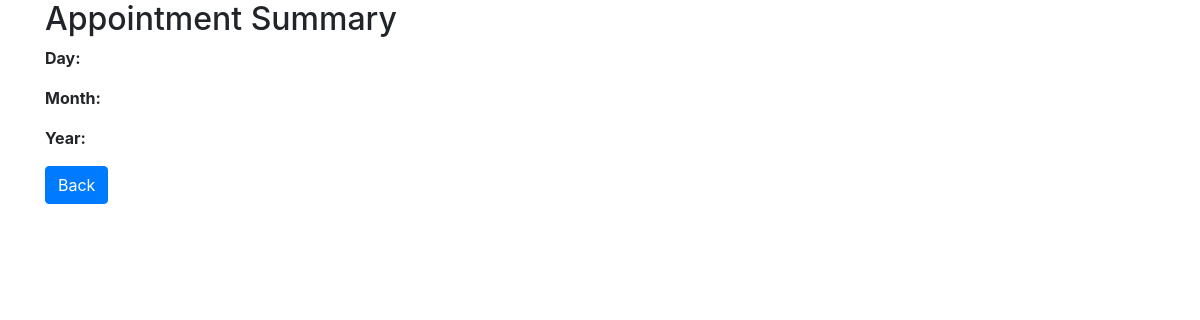
Before: /appointments/appointment_summary/ with the older database file.
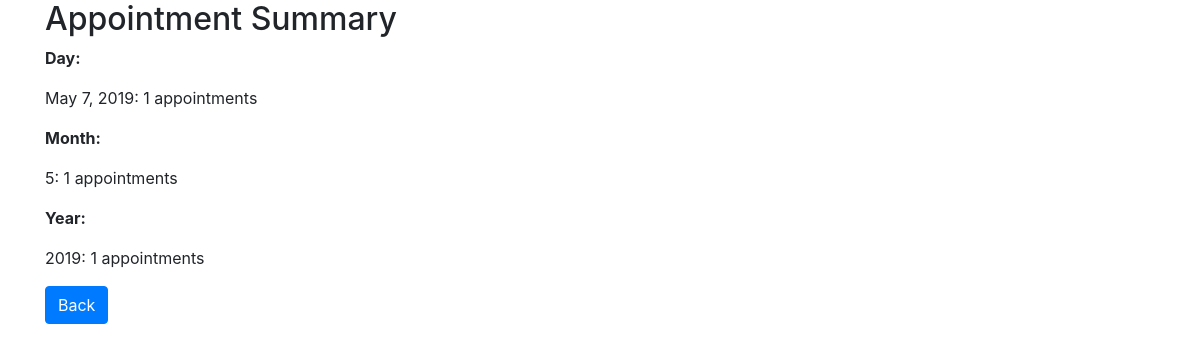
After: the same page with the newer database file.
### appointments/models.py (models this page shows, shortened)
class Appointment(models.Model):
	date=models.DateField(default=timezone.localdate)
	start_time=models.TimeField(default=timezone.now)
	end_time=models.TimeField(default=timezone.now)
	customuser = models.ForeignKey(CustomUser, on_delete=models.CASCADE, default='')

### appointments/views.py (the view)
# urls.py: path('appointment_summary/', views.appointment_summary, name='appointment_summary')
def appointment_summary(request):
    day=Appointment.objects.annotate(day=ExtractDay('date')).values('date').annotate(Count=Count('id'))
    month=Appointment.objects.annotate(month=ExtractMonth('date')).values('month').annotate(Count=Count('id'))
    year=Appointment.objects.annotate(year=ExtractYear('date')).values('year').annotate(Count=Count('id'))
    fall=Appointment.objects.filter(date__range=['2019-09-01', '2019-12-22']).annotate(month=ExtractMonth('date')).values('month').annotate(Count=Count('id'))
    spring=Appointment.objects.filter(date__range=['2019-02-01', '2019-05-29']).annotate(month=ExtractMonth('date')).values('month').annotate(Count=Count('id'))
    return render(request, 'appointment_summary.html', {'day':day, 'fall':fall, 'month':month, 'year':year, 'spring':spring})

### templates/appointment_summary.html (shortened to what this page needs)
{% extends 'base.html' %}
{% block content %}
<div class='container'>
  <h2>Appointment Summary</h2>
  <b><p>Day: </p></b>
  <form method="post">
    {% for x in day %}
             <tr>
                <p>{{x.date}}: {{x.Count}} appointments</p>
             </tr>
    {% endfor %}
    <b><p>Month: </p></b>
    {% for z in month %}
             <tr>
                <p>{{z.month}}: {{z.Count}} appointments</p>
             </tr>
    {% endfor %}
    <b><p>Year: </p></b>
    {% for y in year %}
             <tr>
                <p>{{y.year}}: {{y.Count}} appointments</p>
             </tr>
    {% endfor %}
    <a href={% url 'view_appointments' %} class='btn btn-primary' role='button'>Back</a>
    </form>
</div>
{% endblock %}

Changed rows visible on the page:
added Appointment: date "May 7, 2019", Count "1"
Other visible differences:
new list line: "5 : 1 appointments"
new list line: "2019 : 1 appointments"
